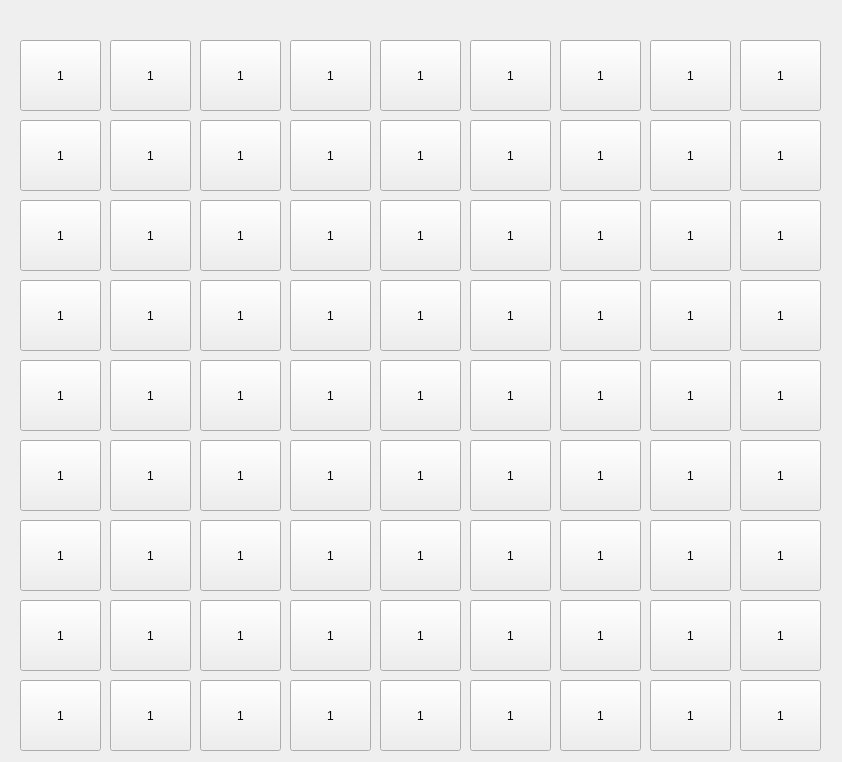
<?xml version="1.0" encoding="UTF-8"?>
<ui version="4.0">
 <class>Form</class>
 <widget class="QWidget" name="Form">
  <property name="geometry">
   <rect>
    <x>0</x>
    <y>0</y>
    <width>842</width>
    <height>762</height>
   </rect>
  </property>
  <property name="windowTitle">
   <string>Form</string>
  </property>
  <widget class="QPushButton" name="pushButton_2">
   <property name="geometry">
    <rect>
     <x>20</x>
     <y>120</y>
     <width>81</width>
     <height>71</height>
    </rect>
   </property>
   <property name="layoutDirection">
    <enum>Qt::LeftToRight</enum>
   </property>
   <property name="text">
    <string>1</string>
   </property>
   <property name="checkable">
    <bool>false</bool>
   </property>
   <property name="default">
    <bool>false</bool>
   </property>
   <property name="flat">
    <bool>false</bool>
   </property>
  </widget>
  <widget class="QPushButton" name="pushButton_4">
   <property name="geometry">
    <rect>
     <x>20</x>
     <y>680</y>
     <width>81</width>
     <height>71</height>
    </rect>
   </property>
   <property name="layoutDirection">
    <enum>Qt::LeftToRight</enum>
   </property>
   <property name="text">
    <string>1</string>
   </property>
   <property name="checkable">
    <bool>false</bool>
   </property>
   <property name="default">
    <bool>false</bool>
   </property>
   <property name="flat">
    <bool>false</bool>
   </property>
  </widget>
  <widget class="QPushButton" name="pushButton_5">
   <property name="geometry">
    <rect>
     <x>20</x>
     <y>600</y>
     <width>81</width>
     <height>71</height>
    </rect>
   </property>
   <property name="layoutDirection">
    <enum>Qt::LeftToRight</enum>
   </property>
   <property name="text">
    <string>1</string>
   </property>
   <property name="checkable">
    <bool>false</bool>
   </property>
   <property name="default">
    <bool>false</bool>
   </property>
   <property name="flat">
    <bool>false</bool>
   </property>
  </widget>
  <widget class="QPushButton" name="pushButton_6">
   <property name="geometry">
    <rect>
     <x>20</x>
     <y>520</y>
     <width>81</width>
     <height>71</height>
    </rect>
   </property>
   <property name="layoutDirection">
    <enum>Qt::LeftToRight</enum>
   </property>
   <property name="text">
    <string>1</string>
   </property>
   <property name="checkable">
    <bool>false</bool>
   </property>
   <property name="default">
    <bool>false</bool>
   </property>
   <property name="flat">
    <bool>false</bool>
   </property>
  </widget>
  <widget class="QPushButton" name="pushButton_7">
   <property name="geometry">
    <rect>
     <x>20</x>
     <y>440</y>
     <width>81</width>
     <height>71</height>
    </rect>
   </property>
   <property name="layoutDirection">
    <enum>Qt::LeftToRight</enum>
   </property>
   <property name="text">
    <string>1</string>
   </property>
   <property name="checkable">
    <bool>false</bool>
   </property>
   <property name="default">
    <bool>false</bool>
   </property>
   <property name="flat">
    <bool>false</bool>
   </property>
  </widget>
  <widget class="QPushButton" name="pushButton_8">
   <property name="geometry">
    <rect>
     <x>20</x>
     <y>360</y>
     <width>81</width>
     <height>71</height>
    </rect>
   </property>
   <property name="layoutDirection">
    <enum>Qt::LeftToRight</enum>
   </property>
   <property name="text">
    <string>1</string>
   </property>
   <property name="checkable">
    <bool>false</bool>
   </property>
   <property name="default">
    <bool>false</bool>
   </property>
   <property name="flat">
    <bool>false</bool>
   </property>
  </widget>
  <widget class="QPushButton" name="pushButton_9">
   <property name="geometry">
    <rect>
     <x>20</x>
     <y>280</y>
     <width>81</width>
     <height>71</height>
    </rect>
   </property>
   <property name="layoutDirection">
    <enum>Qt::LeftToRight</enum>
   </property>
   <property name="text">
    <string>1</string>
   </property>
   <property name="checkable">
    <bool>false</bool>
   </property>
   <property name="default">
    <bool>false</bool>
   </property>
   <property name="flat">
    <bool>false</bool>
   </property>
  </widget>
  <widget class="QPushButton" name="pushButton_10">
   <property name="geometry">
    <rect>
     <x>20</x>
     <y>200</y>
     <width>81</width>
     <height>71</height>
    </rect>
   </property>
   <property name="layoutDirection">
    <enum>Qt::LeftToRight</enum>
   </property>
   <property name="text">
    <string>1</string>
   </property>
   <property name="checkable">
    <bool>false</bool>
   </property>
   <property name="default">
    <bool>false</bool>
   </property>
   <property name="flat">
    <bool>false</bool>
   </property>
  </widget>
  <widget class="QPushButton" name="pushButton_31">
   <property name="geometry">
    <rect>
     <x>110</x>
     <y>200</y>
     <width>81</width>
     <height>71</height>
    </rect>
   </property>
   <property name="layoutDirection">
    <enum>Qt::LeftToRight</enum>
   </property>
   <property name="text">
    <string>1</string>
   </property>
   <property name="checkable">
    <bool>false</bool>
   </property>
   <property name="default">
    <bool>false</bool>
   </property>
   <property name="flat">
    <bool>false</bool>
   </property>
  </widget>
  <widget class="QPushButton" name="pushButton_32">
   <property name="geometry">
    <rect>
     <x>110</x>
     <y>520</y>
     <width>81</width>
     <height>71</height>
    </rect>
   </property>
   <property name="layoutDirection">
    <enum>Qt::LeftToRight</enum>
   </property>
   <property name="text">
    <string>1</string>
   </property>
   <property name="checkable">
    <bool>false</bool>
   </property>
   <property name="default">
    <bool>false</bool>
   </property>
   <property name="flat">
    <bool>false</bool>
   </property>
  </widget>
  <widget class="QPushButton" name="pushButton_33">
   <property name="geometry">
    <rect>
     <x>110</x>
     <y>120</y>
     <width>81</width>
     <height>71</height>
    </rect>
   </property>
   <property name="layoutDirection">
    <enum>Qt::LeftToRight</enum>
   </property>
   <property name="text">
    <string>1</string>
   </property>
   <property name="checkable">
    <bool>false</bool>
   </property>
   <property name="default">
    <bool>false</bool>
   </property>
   <property name="flat">
    <bool>false</bool>
   </property>
  </widget>
  <widget class="QPushButton" name="pushButton_34">
   <property name="geometry">
    <rect>
     <x>110</x>
     <y>440</y>
     <width>81</width>
     <height>71</height>
    </rect>
   </property>
   <property name="layoutDirection">
    <enum>Qt::LeftToRight</enum>
   </property>
   <property name="text">
    <string>1</string>
   </property>
   <property name="checkable">
    <bool>false</bool>
   </property>
   <property name="default">
    <bool>false</bool>
   </property>
   <property name="flat">
    <bool>false</bool>
   </property>
  </widget>
  <widget class="QPushButton" name="pushButton_35">
   <property name="geometry">
    <rect>
     <x>110</x>
     <y>40</y>
     <width>81</width>
     <height>71</height>
    </rect>
   </property>
   <property name="layoutDirection">
    <enum>Qt::LeftToRight</enum>
   </property>
   <property name="text">
    <string>1</string>
   </property>
   <property name="checkable">
    <bool>false</bool>
   </property>
   <property name="default">
    <bool>false</bool>
   </property>
   <property name="flat">
    <bool>false</bool>
   </property>
  </widget>
  <widget class="QPushButton" name="pushButton_37">
   <property name="geometry">
    <rect>
     <x>110</x>
     <y>680</y>
     <width>81</width>
     <height>71</height>
    </rect>
   </property>
   <property name="layoutDirection">
    <enum>Qt::LeftToRight</enum>
   </property>
   <property name="text">
    <string>1</string>
   </property>
   <property name="checkable">
    <bool>false</bool>
   </property>
   <property name="default">
    <bool>false</bool>
   </property>
   <property name="flat">
    <bool>false</bool>
   </property>
  </widget>
  <widget class="QPushButton" name="pushButton_38">
   <property name="geometry">
    <rect>
     <x>110</x>
     <y>360</y>
     <width>81</width>
     <height>71</height>
    </rect>
   </property>
   <property name="layoutDirection">
    <enum>Qt::LeftToRight</enum>
   </property>
   <property name="text">
    <string>1</string>
   </property>
   <property name="checkable">
    <bool>false</bool>
   </property>
   <property name="default">
    <bool>false</bool>
   </property>
   <property name="flat">
    <bool>false</bool>
   </property>
  </widget>
  <widget class="QPushButton" name="pushButton_39">
   <property name="geometry">
    <rect>
     <x>110</x>
     <y>600</y>
     <width>81</width>
     <height>71</height>
    </rect>
   </property>
   <property name="layoutDirection">
    <enum>Qt::LeftToRight</enum>
   </property>
   <property name="text">
    <string>1</string>
   </property>
   <property name="checkable">
    <bool>false</bool>
   </property>
   <property name="default">
    <bool>false</bool>
   </property>
   <property name="flat">
    <bool>false</bool>
   </property>
  </widget>
  <widget class="QPushButton" name="pushButton_40">
   <property name="geometry">
    <rect>
     <x>110</x>
     <y>280</y>
     <width>81</width>
     <height>71</height>
    </rect>
   </property>
   <property name="layoutDirection">
    <enum>Qt::LeftToRight</enum>
   </property>
   <property name="text">
    <string>1</string>
   </property>
   <property name="checkable">
    <bool>false</bool>
   </property>
   <property name="default">
    <bool>false</bool>
   </property>
   <property name="flat">
    <bool>false</bool>
   </property>
  </widget>
  <widget class="QPushButton" name="pushButton_41">
   <property name="geometry">
    <rect>
     <x>200</x>
     <y>200</y>
     <width>81</width>
     <height>71</height>
    </rect>
   </property>
   <property name="layoutDirection">
    <enum>Qt::LeftToRight</enum>
   </property>
   <property name="text">
    <string>1</string>
   </property>
   <property name="checkable">
    <bool>false</bool>
   </property>
   <property name="default">
    <bool>false</bool>
   </property>
   <property name="flat">
    <bool>false</bool>
   </property>
  </widget>
  <widget class="QPushButton" name="pushButton_42">
   <property name="geometry">
    <rect>
     <x>200</x>
     <y>520</y>
     <width>81</width>
     <height>71</height>
    </rect>
   </property>
   <property name="layoutDirection">
    <enum>Qt::LeftToRight</enum>
   </property>
   <property name="text">
    <string>1</string>
   </property>
   <property name="checkable">
    <bool>false</bool>
   </property>
   <property name="default">
    <bool>false</bool>
   </property>
   <property name="flat">
    <bool>false</bool>
   </property>
  </widget>
  <widget class="QPushButton" name="pushButton_43">
   <property name="geometry">
    <rect>
     <x>200</x>
     <y>120</y>
     <width>81</width>
     <height>71</height>
    </rect>
   </property>
   <property name="layoutDirection">
    <enum>Qt::LeftToRight</enum>
   </property>
   <property name="text">
    <string>1</string>
   </property>
   <property name="checkable">
    <bool>false</bool>
   </property>
   <property name="default">
    <bool>false</bool>
   </property>
   <property name="flat">
    <bool>false</bool>
   </property>
  </widget>
  <widget class="QPushButton" name="pushButton_44">
   <property name="geometry">
    <rect>
     <x>200</x>
     <y>440</y>
     <width>81</width>
     <height>71</height>
    </rect>
   </property>
   <property name="layoutDirection">
    <enum>Qt::LeftToRight</enum>
   </property>
   <property name="text">
    <string>1</string>
   </property>
   <property name="checkable">
    <bool>false</bool>
   </property>
   <property name="default">
    <bool>false</bool>
   </property>
   <property name="flat">
    <bool>false</bool>
   </property>
  </widget>
  <widget class="QPushButton" name="pushButton_45">
   <property name="geometry">
    <rect>
     <x>200</x>
     <y>40</y>
     <width>81</width>
     <height>71</height>
    </rect>
   </property>
   <property name="layoutDirection">
    <enum>Qt::LeftToRight</enum>
   </property>
   <property name="text">
    <string>1</string>
   </property>
   <property name="checkable">
    <bool>false</bool>
   </property>
   <property name="default">
    <bool>false</bool>
   </property>
   <property name="flat">
    <bool>false</bool>
   </property>
  </widget>
  <widget class="QPushButton" name="pushButton_47">
   <property name="geometry">
    <rect>
     <x>200</x>
     <y>680</y>
     <width>81</width>
     <height>71</height>
    </rect>
   </property>
   <property name="layoutDirection">
    <enum>Qt::LeftToRight</enum>
   </property>
   <property name="text">
    <string>1</string>
   </property>
   <property name="checkable">
    <bool>false</bool>
   </property>
   <property name="default">
    <bool>false</bool>
   </property>
   <property name="flat">
    <bool>false</bool>
   </property>
  </widget>
  <widget class="QPushButton" name="pushButton_48">
   <property name="geometry">
    <rect>
     <x>200</x>
     <y>360</y>
     <width>81</width>
     <height>71</height>
    </rect>
   </property>
   <property name="layoutDirection">
    <enum>Qt::LeftToRight</enum>
   </property>
   <property name="text">
    <string>1</string>
   </property>
   <property name="checkable">
    <bool>false</bool>
   </property>
   <property name="default">
    <bool>false</bool>
   </property>
   <property name="flat">
    <bool>false</bool>
   </property>
  </widget>
  <widget class="QPushButton" name="pushButton_49">
   <property name="geometry">
    <rect>
     <x>200</x>
     <y>600</y>
     <width>81</width>
     <height>71</height>
    </rect>
   </property>
   <property name="layoutDirection">
    <enum>Qt::LeftToRight</enum>
   </property>
   <property name="text">
    <string>1</string>
   </property>
   <property name="checkable">
    <bool>false</bool>
   </property>
   <property name="default">
    <bool>false</bool>
   </property>
   <property name="flat">
    <bool>false</bool>
   </property>
  </widget>
  <widget class="QPushButton" name="pushButton_50">
   <property name="geometry">
    <rect>
     <x>200</x>
     <y>280</y>
     <width>81</width>
     <height>71</height>
    </rect>
   </property>
   <property name="layoutDirection">
    <enum>Qt::LeftToRight</enum>
   </property>
   <property name="text">
    <string>1</string>
   </property>
   <property name="checkable">
    <bool>false</bool>
   </property>
   <property name="default">
    <bool>false</bool>
   </property>
   <property name="flat">
    <bool>false</bool>
   </property>
  </widget>
  <widget class="QPushButton" name="pushButton_51">
   <property name="geometry">
    <rect>
     <x>290</x>
     <y>200</y>
     <width>81</width>
     <height>71</height>
    </rect>
   </property>
   <property name="layoutDirection">
    <enum>Qt::LeftToRight</enum>
   </property>
   <property name="text">
    <string>1</string>
   </property>
   <property name="checkable">
    <bool>false</bool>
   </property>
   <property name="default">
    <bool>false</bool>
   </property>
   <property name="flat">
    <bool>false</bool>
   </property>
  </widget>
  <widget class="QPushButton" name="pushButton_52">
   <property name="geometry">
    <rect>
     <x>290</x>
     <y>520</y>
     <width>81</width>
     <height>71</height>
    </rect>
   </property>
   <property name="layoutDirection">
    <enum>Qt::LeftToRight</enum>
   </property>
   <property name="text">
    <string>1</string>
   </property>
   <property name="checkable">
    <bool>false</bool>
   </property>
   <property name="default">
    <bool>false</bool>
   </property>
   <property name="flat">
    <bool>false</bool>
   </property>
  </widget>
  <widget class="QPushButton" name="pushButton_53">
   <property name="geometry">
    <rect>
     <x>290</x>
     <y>120</y>
     <width>81</width>
     <height>71</height>
    </rect>
   </property>
   <property name="layoutDirection">
    <enum>Qt::LeftToRight</enum>
   </property>
   <property name="text">
    <string>1</string>
   </property>
   <property name="checkable">
    <bool>false</bool>
   </property>
   <property name="default">
    <bool>false</bool>
   </property>
   <property name="flat">
    <bool>false</bool>
   </property>
  </widget>
  <widget class="QPushButton" name="pushButton_54">
   <property name="geometry">
    <rect>
     <x>290</x>
     <y>440</y>
     <width>81</width>
     <height>71</height>
    </rect>
   </property>
   <property name="layoutDirection">
    <enum>Qt::LeftToRight</enum>
   </property>
   <property name="text">
    <string>1</string>
   </property>
   <property name="checkable">
    <bool>false</bool>
   </property>
   <property name="default">
    <bool>false</bool>
   </property>
   <property name="flat">
    <bool>false</bool>
   </property>
  </widget>
  <widget class="QPushButton" name="pushButton_55">
   <property name="geometry">
    <rect>
     <x>290</x>
     <y>40</y>
     <width>81</width>
     <height>71</height>
    </rect>
   </property>
   <property name="layoutDirection">
    <enum>Qt::LeftToRight</enum>
   </property>
   <property name="text">
    <string>1</string>
   </property>
   <property name="checkable">
    <bool>false</bool>
   </property>
   <property name="default">
    <bool>false</bool>
   </property>
   <property name="flat">
    <bool>false</bool>
   </property>
  </widget>
  <widget class="QPushButton" name="pushButton_57">
   <property name="geometry">
    <rect>
     <x>290</x>
     <y>680</y>
     <width>81</width>
     <height>71</height>
    </rect>
   </property>
   <property name="layoutDirection">
    <enum>Qt::LeftToRight</enum>
   </property>
   <property name="text">
    <string>1</string>
   </property>
   <property name="checkable">
    <bool>false</bool>
   </property>
   <property name="default">
    <bool>false</bool>
   </property>
   <property name="flat">
    <bool>false</bool>
   </property>
  </widget>
  <widget class="QPushButton" name="pushButton_58">
   <property name="geometry">
    <rect>
     <x>290</x>
     <y>360</y>
     <width>81</width>
     <height>71</height>
    </rect>
   </property>
   <property name="layoutDirection">
    <enum>Qt::LeftToRight</enum>
   </property>
   <property name="text">
    <string>1</string>
   </property>
   <property name="checkable">
    <bool>false</bool>
   </property>
   <property name="default">
    <bool>false</bool>
   </property>
   <property name="flat">
    <bool>false</bool>
   </property>
  </widget>
  <widget class="QPushButton" name="pushButton_59">
   <property name="geometry">
    <rect>
     <x>290</x>
     <y>600</y>
     <width>81</width>
     <height>71</height>
    </rect>
   </property>
   <property name="layoutDirection">
    <enum>Qt::LeftToRight</enum>
   </property>
   <property name="text">
    <string>1</string>
   </property>
   <property name="checkable">
    <bool>false</bool>
   </property>
   <property name="default">
    <bool>false</bool>
   </property>
   <property name="flat">
    <bool>false</bool>
   </property>
  </widget>
  <widget class="QPushButton" name="pushButton_60">
   <property name="geometry">
    <rect>
     <x>290</x>
     <y>280</y>
     <width>81</width>
     <height>71</height>
    </rect>
   </property>
   <property name="layoutDirection">
    <enum>Qt::LeftToRight</enum>
   </property>
   <property name="text">
    <string>1</string>
   </property>
   <property name="checkable">
    <bool>false</bool>
   </property>
   <property name="default">
    <bool>false</bool>
   </property>
   <property name="flat">
    <bool>false</bool>
   </property>
  </widget>
  <widget class="QPushButton" name="pushButton_61">
   <property name="geometry">
    <rect>
     <x>380</x>
     <y>200</y>
     <width>81</width>
     <height>71</height>
    </rect>
   </property>
   <property name="layoutDirection">
    <enum>Qt::LeftToRight</enum>
   </property>
   <property name="text">
    <string>1</string>
   </property>
   <property name="checkable">
    <bool>false</bool>
   </property>
   <property name="default">
    <bool>false</bool>
   </property>
   <property name="flat">
    <bool>false</bool>
   </property>
  </widget>
  <widget class="QPushButton" name="pushButton_62">
   <property name="geometry">
    <rect>
     <x>380</x>
     <y>520</y>
     <width>81</width>
     <height>71</height>
    </rect>
   </property>
   <property name="layoutDirection">
    <enum>Qt::LeftToRight</enum>
   </property>
   <property name="text">
    <string>1</string>
   </property>
   <property name="checkable">
    <bool>false</bool>
   </property>
   <property name="default">
    <bool>false</bool>
   </property>
   <property name="flat">
    <bool>false</bool>
   </property>
  </widget>
  <widget class="QPushButton" name="pushButton_63">
   <property name="geometry">
    <rect>
     <x>380</x>
     <y>120</y>
     <width>81</width>
     <height>71</height>
    </rect>
   </property>
   <property name="layoutDirection">
    <enum>Qt::LeftToRight</enum>
   </property>
   <property name="text">
    <string>1</string>
   </property>
   <property name="checkable">
    <bool>false</bool>
   </property>
   <property name="default">
    <bool>false</bool>
   </property>
   <property name="flat">
    <bool>false</bool>
   </property>
  </widget>
  <widget class="QPushButton" name="pushButton_64">
   <property name="geometry">
    <rect>
     <x>380</x>
     <y>440</y>
     <width>81</width>
     <height>71</height>
    </rect>
   </property>
   <property name="layoutDirection">
    <enum>Qt::LeftToRight</enum>
   </property>
   <property name="text">
    <string>1</string>
   </property>
   <property name="checkable">
    <bool>false</bool>
   </property>
   <property name="default">
    <bool>false</bool>
   </property>
   <property name="flat">
    <bool>false</bool>
   </property>
  </widget>
  <widget class="QPushButton" name="pushButton_65">
   <property name="geometry">
    <rect>
     <x>380</x>
     <y>40</y>
     <width>81</width>
     <height>71</height>
    </rect>
   </property>
   <property name="layoutDirection">
    <enum>Qt::LeftToRight</enum>
   </property>
   <property name="text">
    <string>1</string>
   </property>
   <property name="checkable">
    <bool>false</bool>
   </property>
   <property name="default">
    <bool>false</bool>
   </property>
   <property name="flat">
    <bool>false</bool>
   </property>
  </widget>
  <widget class="QPushButton" name="pushButton_67">
   <property name="geometry">
    <rect>
     <x>380</x>
     <y>680</y>
     <width>81</width>
     <height>71</height>
    </rect>
   </property>
   <property name="layoutDirection">
    <enum>Qt::LeftToRight</enum>
   </property>
   <property name="text">
    <string>1</string>
   </property>
   <property name="checkable">
    <bool>false</bool>
   </property>
   <property name="default">
    <bool>false</bool>
   </property>
   <property name="flat">
    <bool>false</bool>
   </property>
  </widget>
  <widget class="QPushButton" name="pushButton_68">
   <property name="geometry">
    <rect>
     <x>380</x>
     <y>360</y>
     <width>81</width>
     <height>71</height>
    </rect>
   </property>
   <property name="layoutDirection">
    <enum>Qt::LeftToRight</enum>
   </property>
   <property name="text">
    <string>1</string>
   </property>
   <property name="checkable">
    <bool>false</bool>
   </property>
   <property name="default">
    <bool>false</bool>
   </property>
   <property name="flat">
    <bool>false</bool>
   </property>
  </widget>
  <widget class="QPushButton" name="pushButton_69">
   <property name="geometry">
    <rect>
     <x>380</x>
     <y>600</y>
     <width>81</width>
     <height>71</height>
    </rect>
   </property>
   <property name="layoutDirection">
    <enum>Qt::LeftToRight</enum>
   </property>
   <property name="text">
    <string>1</string>
   </property>
   <property name="checkable">
    <bool>false</bool>
   </property>
   <property name="default">
    <bool>false</bool>
   </property>
   <property name="flat">
    <bool>false</bool>
   </property>
  </widget>
  <widget class="QPushButton" name="pushButton_70">
   <property name="geometry">
    <rect>
     <x>380</x>
     <y>280</y>
     <width>81</width>
     <height>71</height>
    </rect>
   </property>
   <property name="layoutDirection">
    <enum>Qt::LeftToRight</enum>
   </property>
   <property name="text">
    <string>1</string>
   </property>
   <property name="checkable">
    <bool>false</bool>
   </property>
   <property name="default">
    <bool>false</bool>
   </property>
   <property name="flat">
    <bool>false</bool>
   </property>
  </widget>
  <widget class="QPushButton" name="pushButton_73">
   <property name="geometry">
    <rect>
     <x>470</x>
     <y>280</y>
     <width>81</width>
     <height>71</height>
    </rect>
   </property>
   <property name="layoutDirection">
    <enum>Qt::LeftToRight</enum>
   </property>
   <property name="text">
    <string>1</string>
   </property>
   <property name="checkable">
    <bool>false</bool>
   </property>
   <property name="default">
    <bool>false</bool>
   </property>
   <property name="flat">
    <bool>false</bool>
   </property>
  </widget>
  <widget class="QPushButton" name="pushButton_74">
   <property name="geometry">
    <rect>
     <x>740</x>
     <y>440</y>
     <width>81</width>
     <height>71</height>
    </rect>
   </property>
   <property name="layoutDirection">
    <enum>Qt::LeftToRight</enum>
   </property>
   <property name="text">
    <string>1</string>
   </property>
   <property name="checkable">
    <bool>false</bool>
   </property>
   <property name="default">
    <bool>false</bool>
   </property>
   <property name="flat">
    <bool>false</bool>
   </property>
  </widget>
  <widget class="QPushButton" name="pushButton_75">
   <property name="geometry">
    <rect>
     <x>740</x>
     <y>680</y>
     <width>81</width>
     <height>71</height>
    </rect>
   </property>
   <property name="layoutDirection">
    <enum>Qt::LeftToRight</enum>
   </property>
   <property name="text">
    <string>1</string>
   </property>
   <property name="checkable">
    <bool>false</bool>
   </property>
   <property name="default">
    <bool>false</bool>
   </property>
   <property name="flat">
    <bool>false</bool>
   </property>
  </widget>
  <widget class="QPushButton" name="pushButton_77">
   <property name="geometry">
    <rect>
     <x>470</x>
     <y>200</y>
     <width>81</width>
     <height>71</height>
    </rect>
   </property>
   <property name="layoutDirection">
    <enum>Qt::LeftToRight</enum>
   </property>
   <property name="text">
    <string>1</string>
   </property>
   <property name="checkable">
    <bool>false</bool>
   </property>
   <property name="default">
    <bool>false</bool>
   </property>
   <property name="flat">
    <bool>false</bool>
   </property>
  </widget>
  <widget class="QPushButton" name="pushButton_80">
   <property name="geometry">
    <rect>
     <x>650</x>
     <y>360</y>
     <width>81</width>
     <height>71</height>
    </rect>
   </property>
   <property name="layoutDirection">
    <enum>Qt::LeftToRight</enum>
   </property>
   <property name="text">
    <string>1</string>
   </property>
   <property name="checkable">
    <bool>false</bool>
   </property>
   <property name="default">
    <bool>false</bool>
   </property>
   <property name="flat">
    <bool>false</bool>
   </property>
  </widget>
  <widget class="QPushButton" name="pushButton_82">
   <property name="geometry">
    <rect>
     <x>560</x>
     <y>440</y>
     <width>81</width>
     <height>71</height>
    </rect>
   </property>
   <property name="layoutDirection">
    <enum>Qt::LeftToRight</enum>
   </property>
   <property name="text">
    <string>1</string>
   </property>
   <property name="checkable">
    <bool>false</bool>
   </property>
   <property name="default">
    <bool>false</bool>
   </property>
   <property name="flat">
    <bool>false</bool>
   </property>
  </widget>
  <widget class="QPushButton" name="pushButton_83">
   <property name="geometry">
    <rect>
     <x>470</x>
     <y>360</y>
     <width>81</width>
     <height>71</height>
    </rect>
   </property>
   <property name="layoutDirection">
    <enum>Qt::LeftToRight</enum>
   </property>
   <property name="text">
    <string>1</string>
   </property>
   <property name="checkable">
    <bool>false</bool>
   </property>
   <property name="default">
    <bool>false</bool>
   </property>
   <property name="flat">
    <bool>false</bool>
   </property>
  </widget>
  <widget class="QPushButton" name="pushButton_84">
   <property name="geometry">
    <rect>
     <x>740</x>
     <y>280</y>
     <width>81</width>
     <height>71</height>
    </rect>
   </property>
   <property name="layoutDirection">
    <enum>Qt::LeftToRight</enum>
   </property>
   <property name="text">
    <string>1</string>
   </property>
   <property name="checkable">
    <bool>false</bool>
   </property>
   <property name="default">
    <bool>false</bool>
   </property>
   <property name="flat">
    <bool>false</bool>
   </property>
  </widget>
  <widget class="QPushButton" name="pushButton_85">
   <property name="geometry">
    <rect>
     <x>560</x>
     <y>520</y>
     <width>81</width>
     <height>71</height>
    </rect>
   </property>
   <property name="layoutDirection">
    <enum>Qt::LeftToRight</enum>
   </property>
   <property name="text">
    <string>1</string>
   </property>
   <property name="checkable">
    <bool>false</bool>
   </property>
   <property name="default">
    <bool>false</bool>
   </property>
   <property name="flat">
    <bool>false</bool>
   </property>
  </widget>
  <widget class="QPushButton" name="pushButton_86">
   <property name="geometry">
    <rect>
     <x>470</x>
     <y>40</y>
     <width>81</width>
     <height>71</height>
    </rect>
   </property>
   <property name="layoutDirection">
    <enum>Qt::LeftToRight</enum>
   </property>
   <property name="text">
    <string>1</string>
   </property>
   <property name="checkable">
    <bool>false</bool>
   </property>
   <property name="default">
    <bool>false</bool>
   </property>
   <property name="flat">
    <bool>false</bool>
   </property>
  </widget>
  <widget class="QPushButton" name="pushButton_87">
   <property name="geometry">
    <rect>
     <x>560</x>
     <y>40</y>
     <width>81</width>
     <height>71</height>
    </rect>
   </property>
   <property name="layoutDirection">
    <enum>Qt::LeftToRight</enum>
   </property>
   <property name="text">
    <string>1</string>
   </property>
   <property name="checkable">
    <bool>false</bool>
   </property>
   <property name="default">
    <bool>false</bool>
   </property>
   <property name="flat">
    <bool>false</bool>
   </property>
  </widget>
  <widget class="QPushButton" name="pushButton_88">
   <property name="geometry">
    <rect>
     <x>650</x>
     <y>40</y>
     <width>81</width>
     <height>71</height>
    </rect>
   </property>
   <property name="layoutDirection">
    <enum>Qt::LeftToRight</enum>
   </property>
   <property name="text">
    <string>1</string>
   </property>
   <property name="checkable">
    <bool>false</bool>
   </property>
   <property name="default">
    <bool>false</bool>
   </property>
   <property name="flat">
    <bool>false</bool>
   </property>
  </widget>
  <widget class="QPushButton" name="pushButton_89">
   <property name="geometry">
    <rect>
     <x>470</x>
     <y>680</y>
     <width>81</width>
     <height>71</height>
    </rect>
   </property>
   <property name="layoutDirection">
    <enum>Qt::LeftToRight</enum>
   </property>
   <property name="text">
    <string>1</string>
   </property>
   <property name="checkable">
    <bool>false</bool>
   </property>
   <property name="default">
    <bool>false</bool>
   </property>
   <property name="flat">
    <bool>false</bool>
   </property>
  </widget>
  <widget class="QPushButton" name="pushButton_90">
   <property name="geometry">
    <rect>
     <x>470</x>
     <y>440</y>
     <width>81</width>
     <height>71</height>
    </rect>
   </property>
   <property name="layoutDirection">
    <enum>Qt::LeftToRight</enum>
   </property>
   <property name="text">
    <string>1</string>
   </property>
   <property name="checkable">
    <bool>false</bool>
   </property>
   <property name="default">
    <bool>false</bool>
   </property>
   <property name="flat">
    <bool>false</bool>
   </property>
  </widget>
  <widget class="QPushButton" name="pushButton_91">
   <property name="geometry">
    <rect>
     <x>740</x>
     <y>40</y>
     <width>81</width>
     <height>71</height>
    </rect>
   </property>
   <property name="layoutDirection">
    <enum>Qt::LeftToRight</enum>
   </property>
   <property name="text">
    <string>1</string>
   </property>
   <property name="checkable">
    <bool>false</bool>
   </property>
   <property name="default">
    <bool>false</bool>
   </property>
   <property name="flat">
    <bool>false</bool>
   </property>
  </widget>
  <widget class="QPushButton" name="pushButton_92">
   <property name="geometry">
    <rect>
     <x>650</x>
     <y>120</y>
     <width>81</width>
     <height>71</height>
    </rect>
   </property>
   <property name="layoutDirection">
    <enum>Qt::LeftToRight</enum>
   </property>
   <property name="text">
    <string>1</string>
   </property>
   <property name="checkable">
    <bool>false</bool>
   </property>
   <property name="default">
    <bool>false</bool>
   </property>
   <property name="flat">
    <bool>false</bool>
   </property>
  </widget>
  <widget class="QPushButton" name="pushButton_93">
   <property name="geometry">
    <rect>
     <x>650</x>
     <y>680</y>
     <width>81</width>
     <height>71</height>
    </rect>
   </property>
   <property name="layoutDirection">
    <enum>Qt::LeftToRight</enum>
   </property>
   <property name="text">
    <string>1</string>
   </property>
   <property name="checkable">
    <bool>false</bool>
   </property>
   <property name="default">
    <bool>false</bool>
   </property>
   <property name="flat">
    <bool>false</bool>
   </property>
  </widget>
  <widget class="QPushButton" name="pushButton_94">
   <property name="geometry">
    <rect>
     <x>560</x>
     <y>360</y>
     <width>81</width>
     <height>71</height>
    </rect>
   </property>
   <property name="layoutDirection">
    <enum>Qt::LeftToRight</enum>
   </property>
   <property name="text">
    <string>1</string>
   </property>
   <property name="checkable">
    <bool>false</bool>
   </property>
   <property name="default">
    <bool>false</bool>
   </property>
   <property name="flat">
    <bool>false</bool>
   </property>
  </widget>
  <widget class="QPushButton" name="pushButton_95">
   <property name="geometry">
    <rect>
     <x>740</x>
     <y>360</y>
     <width>81</width>
     <height>71</height>
    </rect>
   </property>
   <property name="layoutDirection">
    <enum>Qt::LeftToRight</enum>
   </property>
   <property name="text">
    <string>1</string>
   </property>
   <property name="checkable">
    <bool>false</bool>
   </property>
   <property name="default">
    <bool>false</bool>
   </property>
   <property name="flat">
    <bool>false</bool>
   </property>
  </widget>
  <widget class="QPushButton" name="pushButton_96">
   <property name="geometry">
    <rect>
     <x>650</x>
     <y>520</y>
     <width>81</width>
     <height>71</height>
    </rect>
   </property>
   <property name="layoutDirection">
    <enum>Qt::LeftToRight</enum>
   </property>
   <property name="text">
    <string>1</string>
   </property>
   <property name="checkable">
    <bool>false</bool>
   </property>
   <property name="default">
    <bool>false</bool>
   </property>
   <property name="flat">
    <bool>false</bool>
   </property>
  </widget>
  <widget class="QPushButton" name="pushButton_97">
   <property name="geometry">
    <rect>
     <x>470</x>
     <y>600</y>
     <width>81</width>
     <height>71</height>
    </rect>
   </property>
   <property name="layoutDirection">
    <enum>Qt::LeftToRight</enum>
   </property>
   <property name="text">
    <string>1</string>
   </property>
   <property name="checkable">
    <bool>false</bool>
   </property>
   <property name="default">
    <bool>false</bool>
   </property>
   <property name="flat">
    <bool>false</bool>
   </property>
  </widget>
  <widget class="QPushButton" name="pushButton_99">
   <property name="geometry">
    <rect>
     <x>470</x>
     <y>120</y>
     <width>81</width>
     <height>71</height>
    </rect>
   </property>
   <property name="layoutDirection">
    <enum>Qt::LeftToRight</enum>
   </property>
   <property name="text">
    <string>1</string>
   </property>
   <property name="checkable">
    <bool>false</bool>
   </property>
   <property name="default">
    <bool>false</bool>
   </property>
   <property name="flat">
    <bool>false</bool>
   </property>
  </widget>
  <widget class="QPushButton" name="pushButton_101">
   <property name="geometry">
    <rect>
     <x>650</x>
     <y>200</y>
     <width>81</width>
     <height>71</height>
    </rect>
   </property>
   <property name="layoutDirection">
    <enum>Qt::LeftToRight</enum>
   </property>
   <property name="text">
    <string>1</string>
   </property>
   <property name="checkable">
    <bool>false</bool>
   </property>
   <property name="default">
    <bool>false</bool>
   </property>
   <property name="flat">
    <bool>false</bool>
   </property>
  </widget>
  <widget class="QPushButton" name="pushButton_102">
   <property name="geometry">
    <rect>
     <x>650</x>
     <y>600</y>
     <width>81</width>
     <height>71</height>
    </rect>
   </property>
   <property name="layoutDirection">
    <enum>Qt::LeftToRight</enum>
   </property>
   <property name="text">
    <string>1</string>
   </property>
   <property name="checkable">
    <bool>false</bool>
   </property>
   <property name="default">
    <bool>false</bool>
   </property>
   <property name="flat">
    <bool>false</bool>
   </property>
  </widget>
  <widget class="QPushButton" name="pushButton_103">
   <property name="geometry">
    <rect>
     <x>740</x>
     <y>200</y>
     <width>81</width>
     <height>71</height>
    </rect>
   </property>
   <property name="layoutDirection">
    <enum>Qt::LeftToRight</enum>
   </property>
   <property name="text">
    <string>1</string>
   </property>
   <property name="checkable">
    <bool>false</bool>
   </property>
   <property name="default">
    <bool>false</bool>
   </property>
   <property name="flat">
    <bool>false</bool>
   </property>
  </widget>
  <widget class="QPushButton" name="pushButton_106">
   <property name="geometry">
    <rect>
     <x>560</x>
     <y>200</y>
     <width>81</width>
     <height>71</height>
    </rect>
   </property>
   <property name="layoutDirection">
    <enum>Qt::LeftToRight</enum>
   </property>
   <property name="text">
    <string>1</string>
   </property>
   <property name="checkable">
    <bool>false</bool>
   </property>
   <property name="default">
    <bool>false</bool>
   </property>
   <property name="flat">
    <bool>false</bool>
   </property>
  </widget>
  <widget class="QPushButton" name="pushButton_107">
   <property name="geometry">
    <rect>
     <x>560</x>
     <y>680</y>
     <width>81</width>
     <height>71</height>
    </rect>
   </property>
   <property name="layoutDirection">
    <enum>Qt::LeftToRight</enum>
   </property>
   <property name="text">
    <string>1</string>
   </property>
   <property name="checkable">
    <bool>false</bool>
   </property>
   <property name="default">
    <bool>false</bool>
   </property>
   <property name="flat">
    <bool>false</bool>
   </property>
  </widget>
  <widget class="QPushButton" name="pushButton_108">
   <property name="geometry">
    <rect>
     <x>650</x>
     <y>280</y>
     <width>81</width>
     <height>71</height>
    </rect>
   </property>
   <property name="layoutDirection">
    <enum>Qt::LeftToRight</enum>
   </property>
   <property name="text">
    <string>1</string>
   </property>
   <property name="checkable">
    <bool>false</bool>
   </property>
   <property name="default">
    <bool>false</bool>
   </property>
   <property name="flat">
    <bool>false</bool>
   </property>
  </widget>
  <widget class="QPushButton" name="pushButton_109">
   <property name="geometry">
    <rect>
     <x>740</x>
     <y>520</y>
     <width>81</width>
     <height>71</height>
    </rect>
   </property>
   <property name="layoutDirection">
    <enum>Qt::LeftToRight</enum>
   </property>
   <property name="text">
    <string>1</string>
   </property>
   <property name="checkable">
    <bool>false</bool>
   </property>
   <property name="default">
    <bool>false</bool>
   </property>
   <property name="flat">
    <bool>false</bool>
   </property>
  </widget>
  <widget class="QPushButton" name="pushButton_110">
   <property name="geometry">
    <rect>
     <x>560</x>
     <y>120</y>
     <width>81</width>
     <height>71</height>
    </rect>
   </property>
   <property name="layoutDirection">
    <enum>Qt::LeftToRight</enum>
   </property>
   <property name="text">
    <string>1</string>
   </property>
   <property name="checkable">
    <bool>false</bool>
   </property>
   <property name="default">
    <bool>false</bool>
   </property>
   <property name="flat">
    <bool>false</bool>
   </property>
  </widget>
  <widget class="QPushButton" name="pushButton_111">
   <property name="geometry">
    <rect>
     <x>650</x>
     <y>440</y>
     <width>81</width>
     <height>71</height>
    </rect>
   </property>
   <property name="layoutDirection">
    <enum>Qt::LeftToRight</enum>
   </property>
   <property name="text">
    <string>1</string>
   </property>
   <property name="checkable">
    <bool>false</bool>
   </property>
   <property name="default">
    <bool>false</bool>
   </property>
   <property name="flat">
    <bool>false</bool>
   </property>
  </widget>
  <widget class="QPushButton" name="pushButton_113">
   <property name="geometry">
    <rect>
     <x>560</x>
     <y>280</y>
     <width>81</width>
     <height>71</height>
    </rect>
   </property>
   <property name="layoutDirection">
    <enum>Qt::LeftToRight</enum>
   </property>
   <property name="text">
    <string>1</string>
   </property>
   <property name="checkable">
    <bool>false</bool>
   </property>
   <property name="default">
    <bool>false</bool>
   </property>
   <property name="flat">
    <bool>false</bool>
   </property>
  </widget>
  <widget class="QPushButton" name="pushButton_114">
   <property name="geometry">
    <rect>
     <x>470</x>
     <y>520</y>
     <width>81</width>
     <height>71</height>
    </rect>
   </property>
   <property name="layoutDirection">
    <enum>Qt::LeftToRight</enum>
   </property>
   <property name="text">
    <string>1</string>
   </property>
   <property name="checkable">
    <bool>false</bool>
   </property>
   <property name="default">
    <bool>false</bool>
   </property>
   <property name="flat">
    <bool>false</bool>
   </property>
  </widget>
  <widget class="QPushButton" name="pushButton_116">
   <property name="geometry">
    <rect>
     <x>740</x>
     <y>120</y>
     <width>81</width>
     <height>71</height>
    </rect>
   </property>
   <property name="layoutDirection">
    <enum>Qt::LeftToRight</enum>
   </property>
   <property name="text">
    <string>1</string>
   </property>
   <property name="checkable">
    <bool>false</bool>
   </property>
   <property name="default">
    <bool>false</bool>
   </property>
   <property name="flat">
    <bool>false</bool>
   </property>
  </widget>
  <widget class="QPushButton" name="pushButton_118">
   <property name="geometry">
    <rect>
     <x>560</x>
     <y>600</y>
     <width>81</width>
     <height>71</height>
    </rect>
   </property>
   <property name="layoutDirection">
    <enum>Qt::LeftToRight</enum>
   </property>
   <property name="text">
    <string>1</string>
   </property>
   <property name="checkable">
    <bool>false</bool>
   </property>
   <property name="default">
    <bool>false</bool>
   </property>
   <property name="flat">
    <bool>false</bool>
   </property>
  </widget>
  <widget class="QPushButton" name="pushButton_119">
   <property name="geometry">
    <rect>
     <x>740</x>
     <y>600</y>
     <width>81</width>
     <height>71</height>
    </rect>
   </property>
   <property name="layoutDirection">
    <enum>Qt::LeftToRight</enum>
   </property>
   <property name="text">
    <string>1</string>
   </property>
   <property name="checkable">
    <bool>false</bool>
   </property>
   <property name="default">
    <bool>false</bool>
   </property>
   <property name="flat">
    <bool>false</bool>
   </property>
  </widget>
  <widget class="QPushButton" name="pushButton">
   <property name="geometry">
    <rect>
     <x>20</x>
     <y>40</y>
     <width>81</width>
     <height>71</height>
    </rect>
   </property>
   <property name="layoutDirection">
    <enum>Qt::LeftToRight</enum>
   </property>
   <property name="text">
    <string>1</string>
   </property>
   <property name="checkable">
    <bool>false</bool>
   </property>
   <property name="default">
    <bool>false</bool>
   </property>
   <property name="flat">
    <bool>false</bool>
   </property>
  </widget>
 </widget>
 <resources/>
 <connections/>
</ui>
